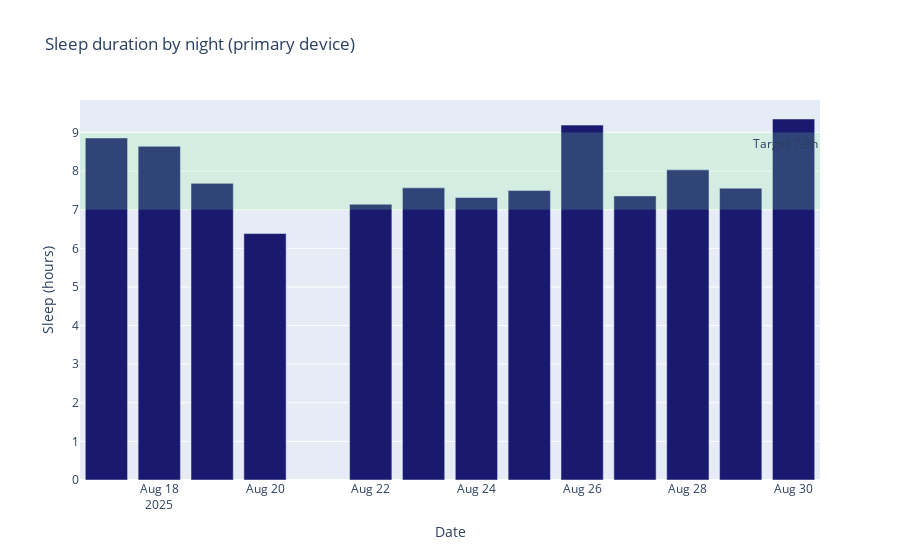

This figure's notebook cell:
### Markdown cell above
### 8. Sleep and recovery indicators

### Code cell
sleep_df = apple_df[apple_df["type"].str.contains("SleepAnalysis", na=False)].copy()

if sleep_df.empty:
    print("ℹ️ Sleep records not present in this export.")
else:
    sleep_df[["startDate", "endDate"]] = sleep_df[["startDate", "endDate"]].apply(
        pd.to_datetime, errors="coerce"
    )
    sleep_df = sleep_df.dropna(subset=["startDate", "endDate"])
    sleep_df["sleep_minutes"] = (
        sleep_df["endDate"] - sleep_df["startDate"]
    ).dt.total_seconds() / 60
    sleep_df = sleep_df[sleep_df["sleep_minutes"] > 0]
    sleep_df["event_date"] = sleep_df["startDate"].dt.floor("D")

    def _union_hours(group: pd.DataFrame) -> float:
        """Merge overlapping intervals and return total hours slept."""
        intervals = sorted(group.itertuples(index=False, name=None), key=lambda x: x[0])
        merged: list[list[pd.Timestamp]] = []
        for start, end in intervals:
            if not merged or start > merged[-1][1]:
                merged.append([start, end])
            else:
                merged[-1][1] = max(merged[-1][1], end)
        total_seconds = sum((end - start).total_seconds() for start, end in merged)
        return total_seconds / 3600

    nightly_union = (
        sleep_df.groupby(["sourceName", "event_date"])[["startDate", "endDate"]]
        .apply(_union_hours)
        .rename("hours")
        .reset_index()
    )

    if nightly_union.empty:
        print(
            "⚠️ Unable to compute sleep duration union; please verify source intervals."
        )
    else:
        source_stats = (
            nightly_union.groupby("sourceName")["hours"]
            .agg(["count", "median", "mean", "min", "max"])
            .sort_values("median", ascending=False)
        )

        display(Markdown("**Sleep source coverage (union hours):**"))
        display(source_stats)

        candidate_sources = source_stats.loc[
            (source_stats["median"] >= 3) & (source_stats["median"] <= 10)
        ]
        if not candidate_sources.empty:
            preferred_source = candidate_sources.sort_values(
                ["count", "median"], ascending=[False, False]
            ).index[0]
        else:
            preferred_source = source_stats.index[0]

        print(
            f"✨ Using '{preferred_source}' as primary sleep source for nightly totals."
        )

        nightly_sleep_hours = (
            nightly_union[nightly_union["sourceName"] == preferred_source]
            .set_index("event_date")["hours"]
            .sort_index()
        )

        if nightly_sleep_hours.empty:
            print("⚠️ No nightly totals available for the selected sleep source.")
        else:
            display(
                Markdown("**Nightly sleep duration (hours) — primary source only:**")
            )
            display(nightly_sleep_hours.tail(14).to_frame(name="hours"))

            fig = px.bar(
                nightly_sleep_hours.reset_index(name="sleep_hours"),
                x="event_date",
                y="sleep_hours",
                title="Sleep duration by night (primary device)",
                labels={"event_date": "Date", "sleep_hours": "Sleep (hours)"},
            )
            fig.update_traces(marker_color="midnightblue")
            fig.add_hrect(
                y0=7,
                y1=9,
                fillcolor="lightgreen",
                opacity=0.2,
                line_width=0,
                annotation_text="Target 7-9h",
            )
            fig.show()

            plt.figure(figsize=(10, 4))
            plt.hist(
                nightly_sleep_hours, bins=20, color="navy", alpha=0.7, edgecolor="white"
            )
            plt.title("Distribution of nightly sleep duration (primary device)")
            plt.xlabel("Hours slept")
            plt.ylabel("Frequency")
            plt.tight_layout()
            plt.show()

### Figure 1 — Plotly figure (JSON) as saved in the notebook; plotly's stock layout.template omitted (floating-point values rounded to 4 significant figures)
{"data": [{"hovertemplate": "Date=%{x}<br>Sleep (hours)=%{y}<extra></extra>", "legendgroup": "", "marker": {"color": "midnightblue", "pattern": {"shape": ""}}, "name": "", "orientation": "v", "showlegend": false, "textposition": "auto", "type": "bar", "x": ["2025-08-17T00:00:00.000000000", "2025-08-18T00:00:00.000000000", "2025-08-19T00:00:00.000000000", "2025-08-20T00:00:00.000000000", "2025-08-22T00:00:00.000000000", "2025-08-23T00:00:00.000000000", "2025-08-24T00:00:00.000000000", "2025-08-25T00:00:00.000000000", "2025-08-26T00:00:00.000000000", "2025-08-27T00:00:00.000000000", "2025-08-28T00:00:00.000000000", "2025-08-29T00:00:00.000000000", "2025-08-30T00:00:00.000000000"], "xaxis": "x", "y": [8.858, 8.642, 7.683, 6.383, 7.142, 7.567, 7.317, 7.5, 9.192, 7.358, 8.033, 7.558, 9.35], "yaxis": "y"}], "layout": {"annotations": [{"showarrow": false, "text": "Target 7-9h", "x": 1, "xanchor": "right", "xref": "x domain", "y": 9, "yanchor": "top", "yref": "y"}], "barmode": "relative", "legend": {"tracegroupgap": 0}, "shapes": [{"fillcolor": "lightgreen", "line": {"width": 0}, "opacity": 0.2, "type": "rect", "x0": 0, "x1": 1, "xref": "x domain", "y0": 7, "y1": 9, "yref": "y"}], "title": {"text": "Sleep duration by night (primary device)"}, "xaxis": {"anchor": "y", "domain": [0, 1], "title": {"text": "Date"}}, "yaxis": {"anchor": "x", "domain": [0, 1], "title": {"text": "Sleep (hours)"}}}}
